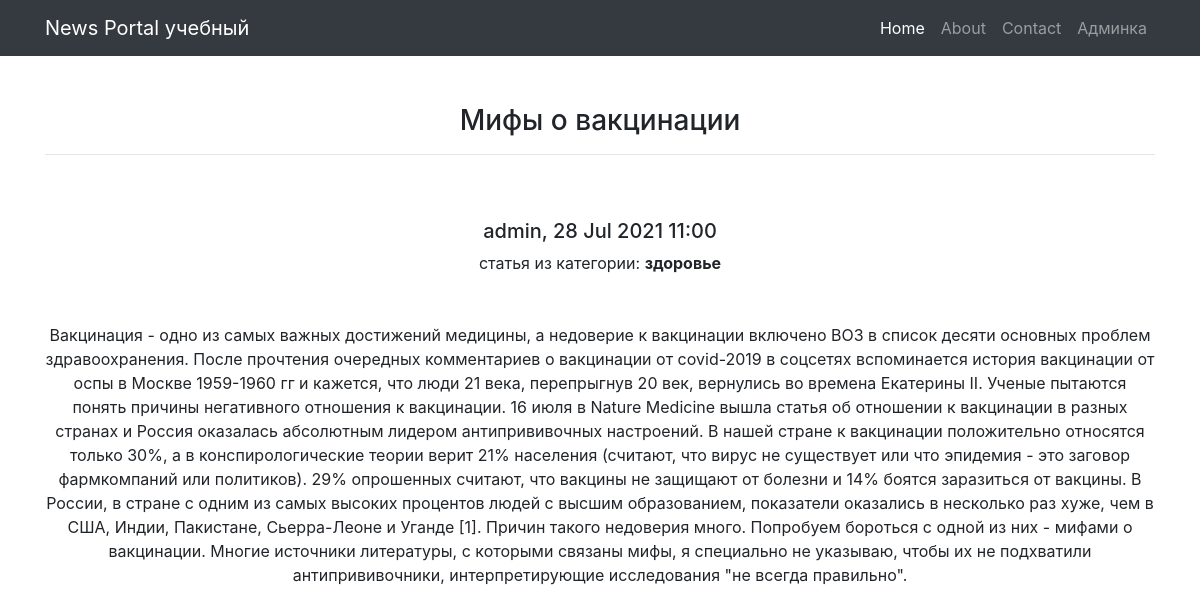
The app's page /news/457/ with its own data.
### newapp/models.py (models this page shows, shortened)
class Post(models.Model):
    post = "PO"
    new = "NE"
    POST_NEW = [(post, "статья"), (new,"новость")]
    new_post = models.CharField(max_length = 2, choices = POST_NEW, default = post, verbose_name="Тип")
    time_in_new_post = models.DateTimeField(auto_now_add=True, verbose_name="Дата публикации")
    title = models.CharField(max_length=150, verbose_name="Заголовок", null=False)
    content_new_post = models.TextField(null=False, verbose_name="Текст",)
    rating_new_post = models.FloatField(default=0.0, verbose_name="Рейтинг")
    is_published = models.BooleanField(default=False, verbose_name="Опубликовано")
    updated_at = models.DateTimeField(auto_now=True, null=True, verbose_name="Обновлено")
    category = models.ManyToManyField(Category, through='PostCategory')
    author = models.ForeignKey(Author, on_delete=models.CASCADE)
    class Meta:
        verbose_name = 'Публикация'
        verbose_name_plural = 'Публикации'

class Author(models.Model):
    author = models.OneToOneField(User, on_delete=models.CASCADE)
    author_rating = models.FloatField(default=0.0)
    class Meta:
        verbose_name = 'Автор'
        verbose_name_plural = 'Авторы'

class Category(models.Model):
    category_name = models.CharField(max_length=30, unique=True, null=False,)
    subscriber = models.ManyToManyField(User, blank=True)
    def __str__(self):
        return self.category_name
    class Meta:
        verbose_name = 'Категория'
        verbose_name_plural = 'Категории'

### newapp/views.py (the view, shortened to what this page needs)
# urls.py: path('<int:pk>/', PostDetailView.as_view(), name='post_detail'),
class PostDetailView(DetailView):
    model = Post
    template_name = 'post_detail.html'
    context_object_name = 'post'
    permission_required = ('newapp.add_post',)
    def get_object(self, *args, **kwargs):                      # переопределяем метод получения объекта, как ни странно
        obj = cache.get(f'new_post-{self.kwargs["pk"]}', None)  # кэш очень похож на словарь, и метод get действует также. Он забирает значение по ключу, если его нет, то забирает None.
        if not obj:                                             # если объекта нет в кэше, то получаем его и записываем в кэш
            obj = super().get_object()
            cache.set(f'new_post-{self.kwargs["pk"]}', obj)
        return obj
    def get_context_data(self, *args, **kwargs):
        context = super(PostDetailView, self).get_context_data(**kwargs)
        try:
            context['PCC'] = PostCategory.objects.get(post=self.kwargs['pk']).category
            context['all_category'] = Category.objects.get(post=self.kwargs.get('pk'))
            context['is_subscriber'] = Category.objects.get(post=self.kwargs.get('pk')).subscriber.filter(username=self.request.user).exists()
        except Comment.DoesNotExist:
            context['CP'] = None
            context['PCC'] = None
            context['all_category'] = None
        return context

### newapp/templatetags/censor.py (called while the page is built)
@register.filter(name='censor')
def censor(value, arg):  # value|censor:arg
    bad_words = {
        'дурак',
        'дура',
        'сука',
        'жопа',
    }
    list_value = value.split(' ')
    for bad_word in bad_words:
        for i in range(len(list_value)):
            if bad_word in list_value[i].lower():
                list_value[i] = arg
    return ' '.join(list_value)

### templates/post_detail.html (shortened to what this page needs)
{% extends 'flatpages/default.html' %}
{% load censor %}
{% block content %}
{% load cache %} &lt;!&ndash; Загружаем кэширование &ndash;&gt;
<br><br>
<h3> {{ post.title|censor:'@#%&$' }} </h3>
<hr>
<br><br>
<h5> {{ post.author.author }}, {{ post.time_in_new_post|date:'d M Y H:i' }}</h5>
<div>
    {% if PCC %}
    {{ post.get_new_post_display }} из категории: <strong>{{ PCC }}</strong>
    <br><br>
    <p>{{ post.content_new_post|censor:'@#%&$' }}</p>
    <br>
    {% else %}
        <h2>Категория не присвоена!</h2>
    {% endif %}
</div>
{% endblock content %}

### records on screen
Post: title|censor "Мифы о вакцинации", author.author "admin", time_in_new_post "28 Jul 2021 11:00", new_post "статья", content_new_post|censor "Вакцинация - одно из самых важных достижений медицины, а недоверие к вакцинации включено ВОЗ в список десяти основных проблем здравоохранения. После прочтения очередных комментариев о вакцинации от covid-2019 в соцсетях вспоминается история вакцинации от оспы в Москве 1959-1960 гг и кажется, что люди 21 века, перепрыгнув 20 век, вернулись во времена Екатерины II. Ученые пытаются понять причины негативного отношения к вакцинации. 16 июля в Nature Medicine вышла статья об отношении к вакцинации в разных странах и Россия оказалась абсолютным лидером антипрививочных настроений. В нашей стране к вакцинации положительно относятся только 30%, а в конспирологические теории верит 21% населения…"
Category: category_name "здоровье"
